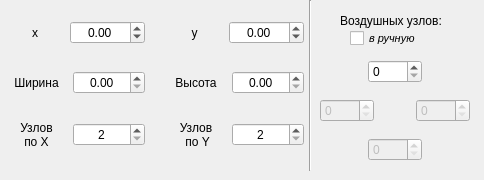
<?xml version="1.0" encoding="UTF-8"?>
<ui version="4.0">
 <class>Form</class>
 <widget class="QWidget" name="Form">
  <property name="geometry">
   <rect>
    <x>0</x>
    <y>0</y>
    <width>484</width>
    <height>180</height>
   </rect>
  </property>
  <property name="windowTitle">
   <string>Form</string>
  </property>
  <widget class="QCheckBox" name="manual_air">
   <property name="geometry">
    <rect>
     <x>350</x>
     <y>30</y>
     <width>88</width>
     <height>16</height>
    </rect>
   </property>
   <property name="font">
    <font>
     <pointsize>8</pointsize>
     <italic>true</italic>
    </font>
   </property>
   <property name="toolTip">
    <string>&lt;html&gt;&lt;head/&gt;&lt;body&gt;&lt;p&gt;Вручную назначить количество узлов для каждой из сторон&lt;/p&gt;&lt;/body&gt;&lt;/html&gt;</string>
   </property>
   <property name="text">
    <string>в ручную</string>
   </property>
   <property name="iconSize">
    <size>
     <width>16</width>
     <height>16</height>
    </size>
   </property>
  </widget>
  <widget class="QLabel" name="label">
   <property name="geometry">
    <rect>
     <x>340</x>
     <y>10</y>
     <width>121</width>
     <height>21</height>
    </rect>
   </property>
   <property name="text">
    <string>Воздушных узлов:</string>
   </property>
  </widget>
  <widget class="QWidget" name="gridLayoutWidget">
   <property name="geometry">
    <rect>
     <x>0</x>
     <y>0</y>
     <width>304</width>
     <height>171</height>
    </rect>
   </property>
   <layout class="QGridLayout" name="gridLayout">
    <property name="horizontalSpacing">
     <number>15</number>
    </property>
    <item row="0" column="0">
     <layout class="QHBoxLayout" name="l1">
      <item>
       <widget class="QLabel" name="label_x">
        <property name="text">
         <string>x</string>
        </property>
        <property name="alignment">
         <set>Qt::AlignCenter</set>
        </property>
       </widget>
      </item>
      <item>
       <widget class="QDoubleSpinBox" name="x">
        <property name="toolTip">
         <string>&lt;html&gt;&lt;head/&gt;&lt;body&gt;&lt;p&gt;Координата левого верхнего угла прямоугольника&lt;/p&gt;&lt;/body&gt;&lt;/html&gt;</string>
        </property>
        <property name="alignment">
         <set>Qt::AlignCenter</set>
        </property>
        <property name="minimum">
         <double>-1000.000000000000000</double>
        </property>
        <property name="maximum">
         <double>1000.000000000000000</double>
        </property>
       </widget>
      </item>
     </layout>
    </item>
    <item row="0" column="1">
     <layout class="QHBoxLayout" name="l2">
      <item>
       <widget class="QLabel" name="label_y">
        <property name="text">
         <string>y</string>
        </property>
        <property name="alignment">
         <set>Qt::AlignCenter</set>
        </property>
       </widget>
      </item>
      <item>
       <widget class="QDoubleSpinBox" name="y">
        <property name="alignment">
         <set>Qt::AlignCenter</set>
        </property>
        <property name="suffix">
         <string/>
        </property>
        <property name="minimum">
         <double>-1000.000000000000000</double>
        </property>
        <property name="maximum">
         <double>1000.000000000000000</double>
        </property>
       </widget>
      </item>
     </layout>
    </item>
    <item row="3" column="1">
     <layout class="QHBoxLayout" name="l6">
      <item>
       <widget class="QLabel" name="label_Ny">
        <property name="text">
         <string>Узлов
 по Y</string>
        </property>
        <property name="alignment">
         <set>Qt::AlignCenter</set>
        </property>
       </widget>
      </item>
      <item>
       <widget class="QSpinBox" name="Ny">
        <property name="toolTip">
         <string>&lt;html&gt;&lt;head/&gt;&lt;body&gt;&lt;p&gt;Количество узлов по вертикали у даного прямоугольника&lt;/p&gt;&lt;/body&gt;&lt;/html&gt;</string>
        </property>
        <property name="alignment">
         <set>Qt::AlignCenter</set>
        </property>
        <property name="minimum">
         <number>2</number>
        </property>
        <property name="maximum">
         <number>1000</number>
        </property>
       </widget>
      </item>
     </layout>
    </item>
    <item row="1" column="1">
     <layout class="QHBoxLayout" name="l4">
      <item>
       <widget class="QLabel" name="label_height">
        <property name="text">
         <string>Высота</string>
        </property>
        <property name="alignment">
         <set>Qt::AlignCenter</set>
        </property>
       </widget>
      </item>
      <item>
       <widget class="QDoubleSpinBox" name="height">
        <property name="alignment">
         <set>Qt::AlignCenter</set>
        </property>
        <property name="maximum">
         <double>1000.000000000000000</double>
        </property>
       </widget>
      </item>
     </layout>
    </item>
    <item row="3" column="0">
     <layout class="QHBoxLayout" name="l5">
      <item>
       <widget class="QLabel" name="label_Nx">
        <property name="text">
         <string>Узлов
по X</string>
        </property>
        <property name="alignment">
         <set>Qt::AlignCenter</set>
        </property>
       </widget>
      </item>
      <item>
       <widget class="QSpinBox" name="Nx">
        <property name="toolTip">
         <string>&lt;html&gt;&lt;head/&gt;&lt;body&gt;&lt;p&gt;Количество узлов по горизонтали у даного прямоугольника&lt;/p&gt;&lt;/body&gt;&lt;/html&gt;</string>
        </property>
        <property name="alignment">
         <set>Qt::AlignCenter</set>
        </property>
        <property name="minimum">
         <number>2</number>
        </property>
        <property name="maximum">
         <number>1000</number>
        </property>
       </widget>
      </item>
     </layout>
    </item>
    <item row="1" column="0">
     <layout class="QHBoxLayout" name="l3">
      <item>
       <widget class="QLabel" name="label_width">
        <property name="text">
         <string>Ширина</string>
        </property>
        <property name="alignment">
         <set>Qt::AlignCenter</set>
        </property>
       </widget>
      </item>
      <item>
       <widget class="QDoubleSpinBox" name="width">
        <property name="toolTip">
         <string/>
        </property>
        <property name="alignment">
         <set>Qt::AlignCenter</set>
        </property>
        <property name="maximum">
         <double>1000.000000000000000</double>
        </property>
       </widget>
      </item>
     </layout>
    </item>
   </layout>
  </widget>
  <widget class="QWidget" name="verticalLayoutWidget">
   <property name="geometry">
    <rect>
     <x>320</x>
     <y>50</y>
     <width>150</width>
     <height>122</height>
    </rect>
   </property>
   <layout class="QVBoxLayout" name="verticalLayout">
    <item>
     <layout class="QHBoxLayout" name="horizontalLayout_2">
      <item>
       <spacer name="horizontalSpacer">
        <property name="orientation">
         <enum>Qt::Horizontal</enum>
        </property>
        <property name="sizeHint" stdset="0">
         <size>
          <width>40</width>
          <height>20</height>
         </size>
        </property>
       </spacer>
      </item>
      <item>
       <widget class="QSpinBox" name="air_top">
        <property name="toolTip">
         <string>&lt;html&gt;&lt;head/&gt;&lt;body&gt;&lt;p&gt;Ширина воздушного слоя сверху, в узлах&lt;/p&gt;&lt;/body&gt;&lt;/html&gt;</string>
        </property>
        <property name="maximum">
         <number>1000</number>
        </property>
       </widget>
      </item>
      <item>
       <spacer name="horizontalSpacer_3">
        <property name="orientation">
         <enum>Qt::Horizontal</enum>
        </property>
        <property name="sizeHint" stdset="0">
         <size>
          <width>40</width>
          <height>20</height>
         </size>
        </property>
       </spacer>
      </item>
     </layout>
    </item>
    <item>
     <layout class="QHBoxLayout" name="horizontalLayout">
      <property name="rightMargin">
       <number>0</number>
      </property>
      <item>
       <widget class="QSpinBox" name="air_left">
        <property name="enabled">
         <bool>false</bool>
        </property>
        <property name="toolTip">
         <string>&lt;html&gt;&lt;head/&gt;&lt;body&gt;&lt;p&gt;Ширина воздушного слоя слева, в узлах&lt;/p&gt;&lt;/body&gt;&lt;/html&gt;</string>
        </property>
        <property name="maximum">
         <number>1000</number>
        </property>
       </widget>
      </item>
      <item>
       <spacer name="horizontalSpacer_2">
        <property name="orientation">
         <enum>Qt::Horizontal</enum>
        </property>
        <property name="sizeHint" stdset="0">
         <size>
          <width>40</width>
          <height>20</height>
         </size>
        </property>
       </spacer>
      </item>
      <item>
       <widget class="QSpinBox" name="air_right">
        <property name="enabled">
         <bool>false</bool>
        </property>
        <property name="toolTip">
         <string>&lt;html&gt;&lt;head/&gt;&lt;body&gt;&lt;p&gt;Ширина воздушного слоя справа, в узлах&lt;/p&gt;&lt;/body&gt;&lt;/html&gt;</string>
        </property>
        <property name="maximum">
         <number>1000</number>
        </property>
       </widget>
      </item>
     </layout>
    </item>
    <item>
     <layout class="QHBoxLayout" name="horizontalLayout_3">
      <item>
       <spacer name="horizontalSpacer_4">
        <property name="orientation">
         <enum>Qt::Horizontal</enum>
        </property>
        <property name="sizeHint" stdset="0">
         <size>
          <width>40</width>
          <height>20</height>
         </size>
        </property>
       </spacer>
      </item>
      <item>
       <widget class="QSpinBox" name="air_bottom">
        <property name="enabled">
         <bool>false</bool>
        </property>
        <property name="toolTip">
         <string>&lt;html&gt;&lt;head/&gt;&lt;body&gt;&lt;p&gt;Ширина воздушного слоя снизу, в узлах&lt;/p&gt;&lt;/body&gt;&lt;/html&gt;</string>
        </property>
        <property name="maximum">
         <number>1000</number>
        </property>
       </widget>
      </item>
      <item>
       <spacer name="horizontalSpacer_5">
        <property name="orientation">
         <enum>Qt::Horizontal</enum>
        </property>
        <property name="sizeHint" stdset="0">
         <size>
          <width>40</width>
          <height>20</height>
         </size>
        </property>
       </spacer>
      </item>
     </layout>
    </item>
   </layout>
  </widget>
  <widget class="Line" name="line">
   <property name="geometry">
    <rect>
     <x>300</x>
     <y>0</y>
     <width>20</width>
     <height>171</height>
    </rect>
   </property>
   <property name="orientation">
    <enum>Qt::Vertical</enum>
   </property>
  </widget>
 </widget>
 <tabstops>
  <tabstop>x</tabstop>
  <tabstop>y</tabstop>
  <tabstop>width</tabstop>
  <tabstop>height</tabstop>
  <tabstop>Nx</tabstop>
  <tabstop>Ny</tabstop>
  <tabstop>air_top</tabstop>
  <tabstop>manual_air</tabstop>
  <tabstop>air_left</tabstop>
  <tabstop>air_right</tabstop>
  <tabstop>air_bottom</tabstop>
 </tabstops>
 <resources/>
 <connections/>
</ui>
